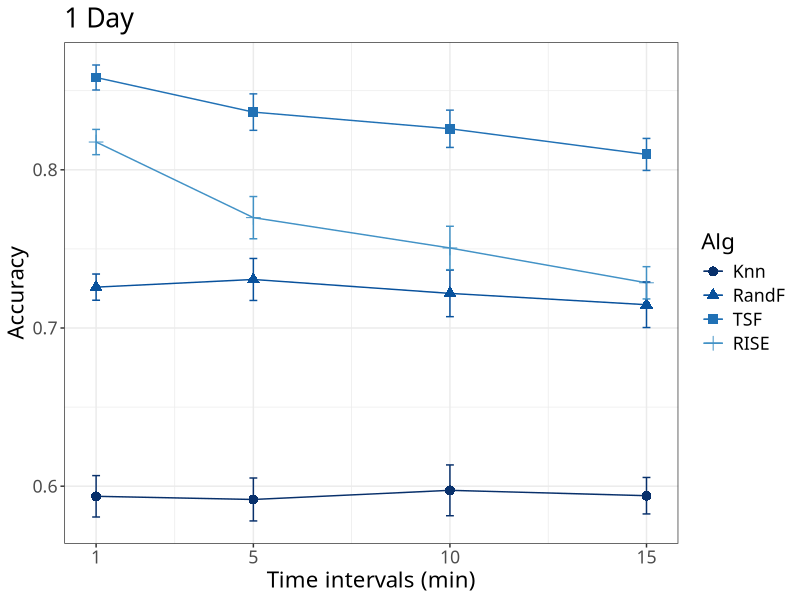

R code for this plot: (Note: this script raises an error after producing the figure.)

library(ggplot2)
library(RColorBrewer)

# loading results
x = read.table('res_partial_asos_1min_literature.txt', stringsAsFactors=F)

# converting to data.frame
x = as.data.frame(x)
colnames(x) = c('alg', 'span', 'int', 'acc', 'sd_acc', 'time', 'sd_time', 'num')

x$span = factor(x$span, 
                levels=c('1day','1week','2week','3week','1month'),
                labels=c('1 Day','1 Week','2 Weeks','3 Weeks','1 Month'))
x$alg = factor(x$alg, 
                levels=c('knn','randf','tsf','rise'),
                labels=c('Knn','RandF','TSF','RISE'))

x$int = as.numeric(gsub('min', '', x$int))

#D=3

# length of computed features
#N = 30
N = 10

# source
# http://www.cookbook-r.com/Manipulating_data/Summarizing_data/

# Calculate standard error of the mean
# standard error
x$se_acc = x$sd_acc/sqrt(N)

# Confidence interval multiplier for standard error
conf.interval = 0.95
# Calculate t-statistic for confidence interval: 
# e.g., if conf.interval is .95, use .975 (above/below), and use df=N-1
ciMult = qt(conf.interval/2 + .5, N-1)
x$ci_acc = x$se_acc * ciMult

for(span in unique(x$span))
{
    # filtering by D
    x_i = x[x$span == span,]

    p = ggplot(data=x_i, aes(x=int, y=acc, color=alg, shape=alg)) + 
        geom_line() + geom_point(size=3) + theme_bw() + ylab('Accuracy') +
        scale_x_continuous(name ="Time intervals (min)", breaks=c(1,5,10,15)) +
        scale_color_manual(values = rev(brewer.pal(9,'Blues'))) + 
        #geom_errorbar(aes(ymin=acc-sd, ymax=acc+sd), width=.2) +
        #geom_errorbar(aes(ymin=acc-se, ymax=acc+se), width=.2) +
        geom_errorbar(aes(ymin=acc-ci_acc, ymax=acc+ci_acc), width=.2) +
        theme(text=element_text(size=16)) +
        labs(color="Alg", shape="Alg", title=span) +
        theme(text=element_text(size=16,  family='Sans')) 
    
    fname=paste('img/fig_accuracy_asos_1min_D',D,'.pdf', sep='')
    ggsave(fname, p, width=10)

    #scale_shape_discrete(labels=c('a','b','c','d','e')) +
}



